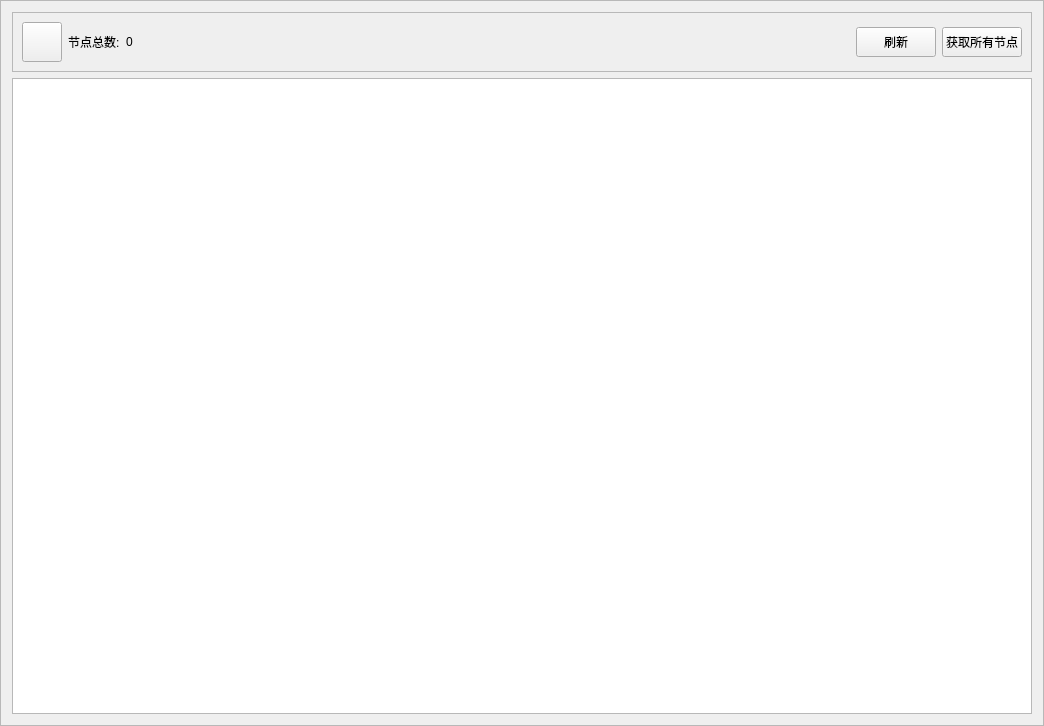
<?xml version="1.0" encoding="UTF-8"?>
<ui version="4.0">
 <class>MeshDeviceListFrame</class>
 <widget class="QFrame" name="MeshDeviceListFrame">
  <property name="geometry">
   <rect>
    <x>0</x>
    <y>0</y>
    <width>1044</width>
    <height>726</height>
   </rect>
  </property>
  <property name="windowTitle">
   <string>Frame</string>
  </property>
  <property name="frameShape">
   <enum>QFrame::StyledPanel</enum>
  </property>
  <property name="frameShadow">
   <enum>QFrame::Raised</enum>
  </property>
  <layout class="QVBoxLayout" name="verticalLayout">
   <item>
    <widget class="QFrame" name="frame">
     <property name="frameShape">
      <enum>QFrame::StyledPanel</enum>
     </property>
     <property name="frameShadow">
      <enum>QFrame::Raised</enum>
     </property>
     <layout class="QHBoxLayout" name="horizontalLayout">
      <item>
       <widget class="QPushButton" name="buttonMeshClose">
        <property name="minimumSize">
         <size>
          <width>40</width>
          <height>40</height>
         </size>
        </property>
        <property name="text">
         <string/>
        </property>
       </widget>
      </item>
      <item>
       <widget class="QLabel" name="label">
        <property name="text">
         <string>节点总数:</string>
        </property>
       </widget>
      </item>
      <item>
       <widget class="QLabel" name="labelMeshNodeNumber">
        <property name="text">
         <string>0</string>
        </property>
       </widget>
      </item>
      <item>
       <spacer name="horizontalSpacer">
        <property name="orientation">
         <enum>Qt::Horizontal</enum>
        </property>
        <property name="sizeHint" stdset="0">
         <size>
          <width>757</width>
          <height>20</height>
         </size>
        </property>
       </spacer>
      </item>
      <item>
       <widget class="QPushButton" name="buttonRefresh">
        <property name="minimumSize">
         <size>
          <width>80</width>
          <height>30</height>
         </size>
        </property>
        <property name="text">
         <string>刷新</string>
        </property>
       </widget>
      </item>
      <item>
       <widget class="QPushButton" name="buttonGetAllNode">
        <property name="minimumSize">
         <size>
          <width>80</width>
          <height>30</height>
         </size>
        </property>
        <property name="text">
         <string>获取所有节点</string>
        </property>
       </widget>
      </item>
     </layout>
    </widget>
   </item>
   <item>
    <widget class="QTableView" name="tableMeshNode">
     <property name="contextMenuPolicy">
      <enum>Qt::CustomContextMenu</enum>
     </property>
    </widget>
   </item>
  </layout>
 </widget>
 <resources/>
 <connections/>
</ui>
